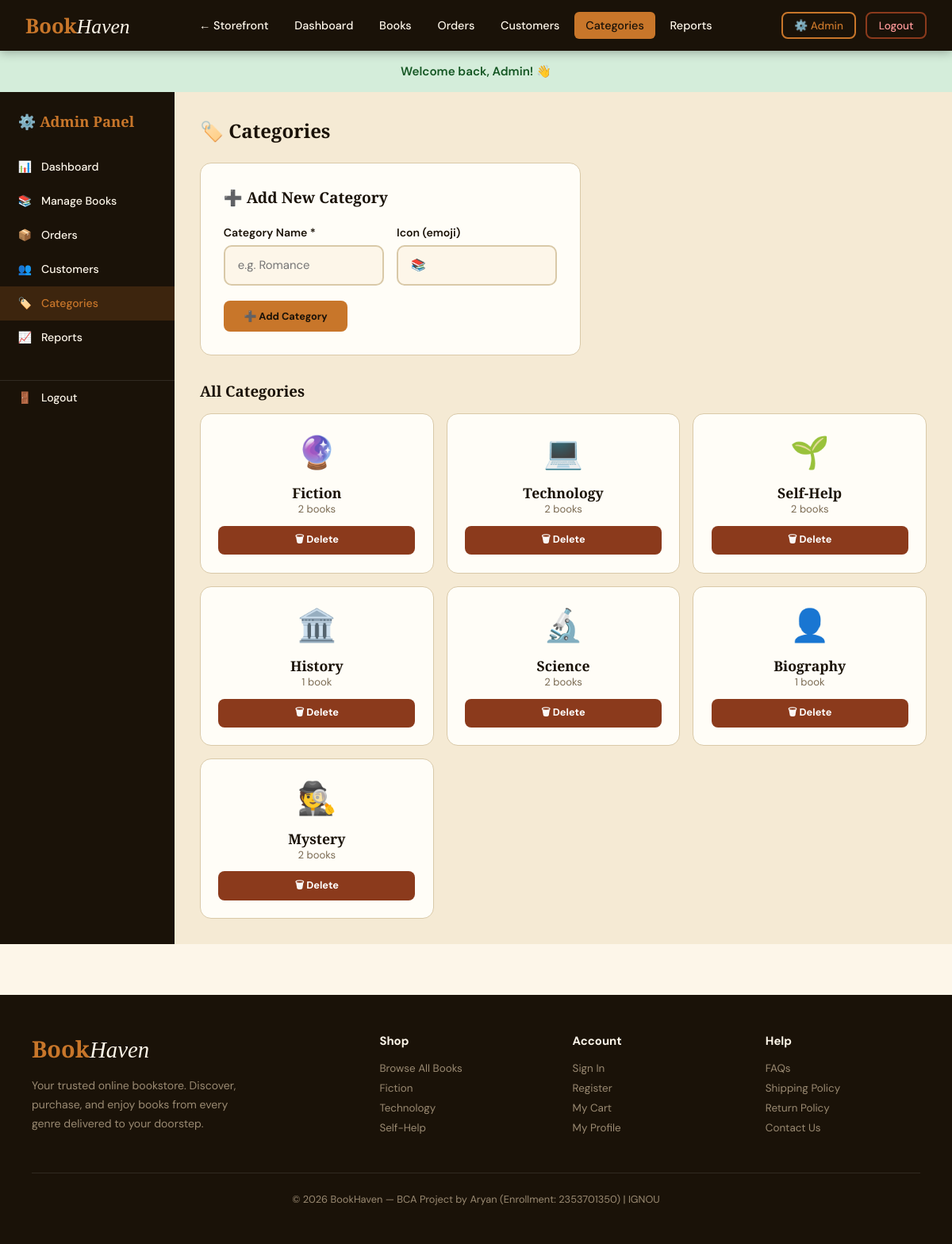
The page /bookhaven/admin/categories.php (signed in) on the database its author committed.
### tables this page shows
CREATE TABLE IF NOT EXISTS categories (
    c_id    INT AUTO_INCREMENT PRIMARY KEY,
    name    VARCHAR(100) NOT NULL,
    icon    VARCHAR(10) DEFAULT '📚'
);

### bookhaven/admin/categories.php (the view, shortened to what this page needs)
<?php
require_once 'header.php';
$cats = $conn->query("
    SELECT c.*, COUNT(b.book_id) AS book_count
    FROM categories c LEFT JOIN books b ON c.c_id=b.c_id
    GROUP BY c.c_id ORDER BY c.c_id");
?>
<div class="admin-layout">
  <div class="admin-sidebar">
    <h3>⚙️ Admin Panel</h3>
    <a class="si" href="index.php"><span>📊</span> Dashboard</a>
    <a class="si" href="books.php"><span>📚</span> Manage Books</a>
    <a class="si" href="orders.php"><span>📦</span> Orders</a>
    <a class="si" href="customers.php"><span>👥</span> Customers</a>
    <a class="si active" href="categories.php"><span>🏷️</span> Categories</a>
    <a class="si" href="reports.php"><span>📈</span> Reports</a>
    <a class="si" href="../logout.php" style="margin-top:2rem;border-top:1px solid rgba(255,255,255,.1);"><span>🚪</span> Logout</a>
  </div>
  <div class="admin-content">
    <h2 style="font-family:'Playfair Display',serif;margin-bottom:1.5rem;">🏷️ Categories</h2>
    <div class="form-card" style="max-width:480px;">
      <h4>➕ Add New Category</h4>
      <form method="POST" action="categories.php">
        <div class="form-row">
          <div class="form-group">
            <label>Category Name *</label>
            <input type="text" name="name" placeholder="e.g. Romance" required>
          </div>
          <div class="form-group">
            <label>Icon (emoji)</label>
            <input type="text" name="icon" placeholder="💕" value="📚">
          </div>
        </div>
        <button type="submit" class="admin-btn" style="padding:.7rem 1.6rem;">➕ Add Category</button>
      </form>
    </div>
    <h3 style="font-family:'Playfair Display',serif;margin-bottom:1rem;">All Categories</h3>
    <div style="display:grid;grid-template-columns:repeat(auto-fill,minmax(220px,1fr));gap:1rem;">
      <?php while($c = $cats->fetch_assoc()): ?>
        <div style="background:var(--card);border:1px solid var(--border);border-radius:14px;padding:1.4rem;display:flex;flex-direction:column;gap:.8rem;">
          <div style="font-size:2.5rem;text-align:center;"><?= $c['icon'] ?></div>
          <div style="text-align:center;">
            <div style="font-family:'Playfair Display',serif;font-size:1.1rem;font-weight:700;"><?= htmlspecialchars($c['name']) ?></div>
            <div style="color:var(--muted);font-size:.82rem;"><?= $c['book_count'] ?> book<?= $c['book_count']!=1?'s':'' ?></div>
          </div>
          <form method="POST" action="categories.php" onsubmit="return confirm('Delete this category?')">
            <button type="submit" class="admin-btn danger" style="width:100%;">🗑 Delete</button>
          </form>
        </div>
      <?php endwhile; ?>
    </div>
  </div>
</div>
<?php require_once '../includes/footer.php'; ?>

### bookhaven/assets/css/style.css (style rules this page uses)
:root { --ink: #1a1208; --paper: #fdf6e9; --cream: #f5ead4; --amber: #c8762a; --amber-light: #e8963e; --amber-pale: #faefd8; --forest: #2d5016; --rust: #8b3a1c; --muted: #7a6a52; --border: #d9c9a8; --shadow: rgba(26,18,8,0.12); --card: #fffdf7; }
* { margin:0; padding:0; box-sizing:border-box; }
body { font-family:'DM Sans',sans-serif; background:var(--paper); color:var(--ink); min-height:100vh; }
a { text-decoration:none; color:inherit; }
.form-group { margin-bottom:1.2rem; }
.form-group label { display:block; font-weight:600; margin-bottom:.45rem; font-size:.88rem; }
.form-group input, .form-group select, .form-group textarea { width:100%; padding:.82rem 1rem; border:2px solid var(--border); border-radius:10px; font-size:.93rem; font-family:'DM Sans',sans-serif; background:var(--paper); color:var(--ink); transition:border-color .2s; }
.form-row { display:grid; grid-template-columns:1fr 1fr; gap:1rem; }
.admin-layout { display:grid; grid-template-columns:220px 1fr; min-height:calc(100vh - 64px); }
.admin-sidebar { background:var(--ink); color:var(--paper); padding:1.5rem 0; }
.admin-sidebar h3 { font-family:'Playfair Display',serif; font-size:1.15rem; padding:0 1.4rem; margin-bottom:1.5rem; color:var(--amber); }
.si { display:flex; align-items:center; gap:.75rem; padding:.78rem 1.4rem; cursor:pointer; transition:background .2s; font-size:.88rem; font-weight:500; }
.si:hover, .si.active { background:rgba(200,118,42,.2); color:var(--amber); }
.admin-content { padding:2rem; background:var(--cream); overflow-y:auto; }
.admin-btn { background:var(--amber); color:var(--ink); border:none; padding:.45rem .95rem; border-radius:8px; cursor:pointer; font-size:.8rem; font-weight:700; font-family:'DM Sans',sans-serif; }
.admin-btn.danger { background:var(--rust); color:#fff; }
.form-card { background:var(--card); border:1px solid var(--border); border-radius:14px; padding:1.8rem; margin-bottom:2rem; }
.form-card h4 { font-family:'Playfair Display',serif; font-size:1.2rem; margin-bottom:1.4rem; }

### rows shown on the page
categories: icon "🔮", name "Fiction", book_count "2", shows "s"
categories: icon "💻", name "Technology", book_count "2", shows "s"
categories: icon "🌱", name "Self-Help", book_count "2", shows "s"
categories: icon "🏛️", name "History", book_count "1"
categories: icon "🔬", name "Science", book_count "2", shows "s"
categories: icon "👤", name "Biography", book_count "1"
categories: icon "🕵️", name "Mystery", book_count "2"

### other values the page prints
$f['msg'] "Welcome back, Admin! 👋"
